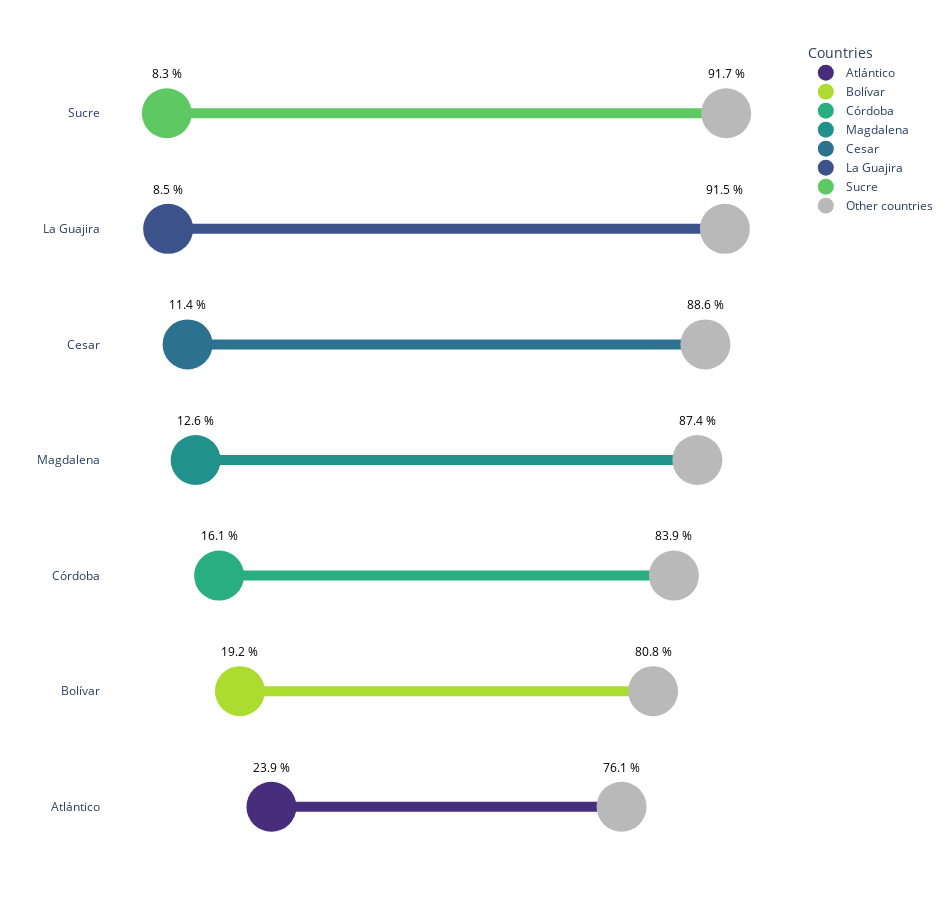

Notebook cell for this chart:
### Code cell
#create a dictionary to color each country
color_country = dict(zip(list_Depto,pal_))
#add a color to the dictionary
color_country['Other countries'] = '#b9b9b9'

import plotly.express as px
fig = px.scatter(df_db, x='Percent', y='Departamento', color='Label_color',
                 text = [str(i)+' %' for i in df_db.Percent],
                 opacity=1,
                 color_discrete_map=color_country)

fig.update_layout(width = 950, height = 900, plot_bgcolor = 'white',
                  margin = dict(t=40, l=20, r=20, b=20),
                  yaxis={'categoryorder':'total descending'},
                  legend=dict(title='Countries'),
                  showlegend=True)

for c in list_Depto:
    df = df_db[df_db['Departamento']==c]
    fig.add_shape(type="line", layer="below",
                  line=dict(color=color_country.get(c), width=10),
                  y0=c, x0=list(df.Percent)[0],
                  y1=c, x1=list(df.Percent)[1])

fig.update_traces(textposition='top center', marker={'size':50},
                  textfont=dict(color='black'))
fig.update_yaxes(title='', visible=True, showgrid =False)
fig.update_xaxes(visible=False) 
fig.show()

### Figure 1 — Plotly figure (JSON) as saved in the notebook; plotly's stock layout.template omitted (floating-point values rounded to 4 significant figures)
{"data": [{"hovertemplate": "Label_color=Atlántico<br>Percent=%{x}<br>Departamento=%{y}<br>text=%{text}<extra></extra>", "legendgroup": "Atlántico", "marker": {"color": "#472d7b", "opacity": 1, "size": 50, "symbol": "circle"}, "mode": "markers+text", "name": "Atlántico", "orientation": "h", "showlegend": true, "text": ["23.9 %"], "textfont": {"color": "black"}, "textposition": "top center", "type": "scatter", "x": [23.9], "xaxis": "x", "y": ["Atlántico"], "yaxis": "y"}, {"hovertemplate": "Label_color=Bolívar<br>Percent=%{x}<br>Departamento=%{y}<br>text=%{text}<extra></extra>", "legendgroup": "Bolívar", "marker": {"color": "#addc30", "opacity": 1, "size": 50, "symbol": "circle"}, "mode": "markers+text", "name": "Bolívar", "orientation": "h", "showlegend": true, "text": ["19.2 %"], "textfont": {"color": "black"}, "textposition": "top center", "type": "scatter", "x": [19.2], "xaxis": "x", "y": ["Bolívar"], "yaxis": "y"}, {"hovertemplate": "Label_color=Córdoba<br>Percent=%{x}<br>Departamento=%{y}<br>text=%{text}<extra></extra>", "legendgroup": "Córdoba", "marker": {"color": "#28ae80", "opacity": 1, "size": 50, "symbol": "circle"}, "mode": "markers+text", "name": "Córdoba", "orientation": "h", "showlegend": true, "text": ["16.1 %"], "textfont": {"color": "black"}, "textposition": "top center", "type": "scatter", "x": [16.1], "xaxis": "x", "y": ["Córdoba"], "yaxis": "y"}, {"hovertemplate": "Label_color=Magdalena<br>Percent=%{x}<br>Departamento=%{y}<br>text=%{text}<extra></extra>", "legendgroup": "Magdalena", "marker": {"color": "#21918c", "opacity": 1, "size": 50, "symbol": "circle"}, "mode": "markers+text", "name": "Magdalena", "orientation": "h", "showlegend": true, "text": ["12.6 %"], "textfont": {"color": "black"}, "textposition": "top center", "type": "scatter", "x": [12.6], "xaxis": "x", "y": ["Magdalena"], "yaxis": "y"}, {"hovertemplate": "Label_color=Cesar<br>Percent=%{x}<br>Departamento=%{y}<br>text=%{text}<extra></extra>", "legendgroup": "Cesar", "marker": {"color": "#2c728e", "opacity": 1, "size": 50, "symbol": "circle"}, "mode": "markers+text", "name": "Cesar", "orientation": "h", "showlegend": true, "text": ["11.4 %"], "textfont": {"color": "black"}, "textposition": "top center", "type": "scatter", "x": [11.4], "xaxis": "x", "y": ["Cesar"], "yaxis": "y"}, {"hovertemplate": "Label_color=La Guajira<br>Percent=%{x}<br>Departamento=%{y}<br>text=%{text}<extra></extra>", "legendgroup": "La Guajira", "marker": {"color": "#3b528b", "opacity": 1, "size": 50, "symbol": "circle"}, "mode": "markers+text", "name": "La Guajira", "orientation": "h", "showlegend": true, "text": ["8.5 %"], "textfont": {"color": "black"}, "textposition": "top center", "type": "scatter", "x": [8.5], "xaxis": "x", "y": ["La Guajira"], "yaxis": "y"}, {"hovertemplate": "Label_color=Sucre<br>Percent=%{x}<br>Departamento=%{y}<br>text=%{text}<extra></extra>", "legendgroup": "Sucre", "marker": {"color": "#5ec962", "opacity": 1, "size": 50, "symbol": "circle"}, "mode": "markers+text", "name": "Sucre", "orientation": "h", "showlegend": true, "text": ["8.3 %"], "textfont": {"color": "black"}, "textposition": "top center", "type": "scatter", "x": [8.3], "xaxis": "x", "y": ["Sucre"], "yaxis": "y"}, {"hovertemplate": "Label_color=Other countries<br>Percent=%{x}<br>Departamento=%{y}<br>text=%{text}<extra></extra>", "legendgroup": "Other countries", "marker": {"color": "#b9b9b9", "opacity": 1, "size": 50, "symbol": "circle"}, "mode": "markers+text", "name": "Other countries", "orientation": "h", "showlegend": true, "text": ["76.1 %", "80.8 %", "83.9 %", "87.4 %", "88.6 %", "91.5 %", "91.7 %"], "textfont": {"color": "black"}, "textposition": "top center", "type": "scatter", "x": [76.1, 80.8, 83.9, 87.4, 88.6, 91.5, 91.7], "xaxis": "x", "y": ["Atlántico", "Bolívar", "Córdoba", "Magdalena", "Cesar", "La Guajira", "Sucre"], "yaxis": "y"}], "layout": {"height": 900, "legend": {"title": {"text": "Countries"}, "tracegroupgap": 0}, "margin": {"b": 20, "l": 20, "r": 20, "t": 40}, "plot_bgcolor": "white", "shapes": [{"layer": "below", "line": {"color": "#472d7b", "width": 10}, "type": "line", "x0": 23.9, "x1": 76.1, "y0": "Atlántico", "y1": "Atlántico"}, {"layer": "below", "line": {"color": "#3b528b", "width": 10}, "type": "line", "x0": 8.5, "x1": 91.5, "y0": "La Guajira", "y1": "La Guajira"}, {"layer": "below", "line": {"color": "#2c728e", "width": 10}, "type": "line", "x0": 11.4, "x1": 88.6, "y0": "Cesar", "y1": "Cesar"}, {"layer": "below", "line": {"color": "#21918c", "width": 10}, "type": "line", "x0": 12.6, "x1": 87.4, "y0": "Magdalena", "y1": "Magdalena"}, {"layer": "below", "line": {"color": "#28ae80", "width": 10}, "type": "line", "x0": 16.1, "x1": 83.9, "y0": "Córdoba", "y1": "Córdoba"}, {"layer": "below", "line": {"color": "#5ec962", "width": 10}, "type": "line", "x0": 8.3, "x1": 91.7, "y0": "Sucre", "y1": "Sucre"}, {"layer": "below", "line": {"color": "#addc30", "width": 10}, "type": "line", "x0": 19.2, "x1": 80.8, "y0": "Bolívar", "y1": "Bolívar"}], "showlegend": true, "width": 950, "xaxis": {"anchor": "y", "domain": [0, 1], "title": {"text": "Percent"}, "visible": false}, "yaxis": {"anchor": "x", "categoryorder": "total descending", "domain": [0, 1], "showgrid": false, "title": {"text": ""}, "visible": true}}}
